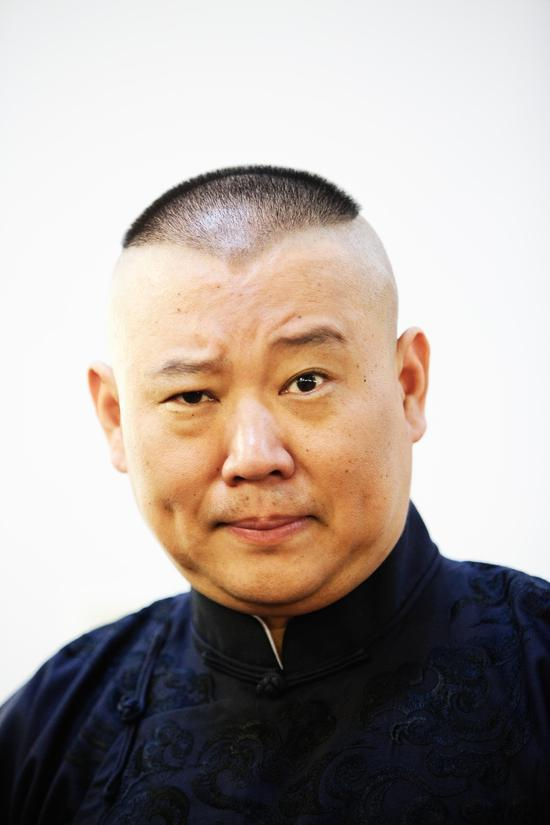
#> input picture datas/face1.jpg, 550 x 825 px, given in place of face6.jpg, which was not available
$ jupyter execute '18-笑脸检测.ipynb'   (shell and % lines are left out)   (text cells are left out)
#> lines starting #> are read from the running program, lines starting #| are printed output that depends on the picture; pictures that were not available may be replaced by others from this repository, and a replacement may not be noted
[cell 1]
import numpy as np
import cv2
from scipy import ndimage
import matplotlib.pyplot as plt

[cell 2]
f1 = cv2.cvtColor(cv2.imread('../datas/face6.jpg'),cv2.COLOR_BGR2RGB)
f1_gray = cv2.imread('../datas/face6.jpg',0)
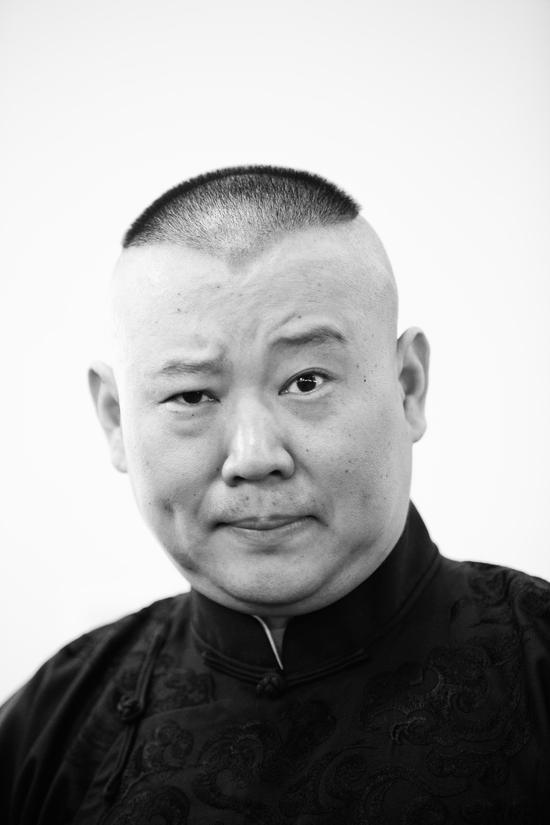
#> f1_gray: shape (825, 550); min 0, max 255, mean 164.9
f2 = cv2.cvtColor(cv2.imread('../datas/face5.jpg'),cv2.COLOR_BGR2RGB)
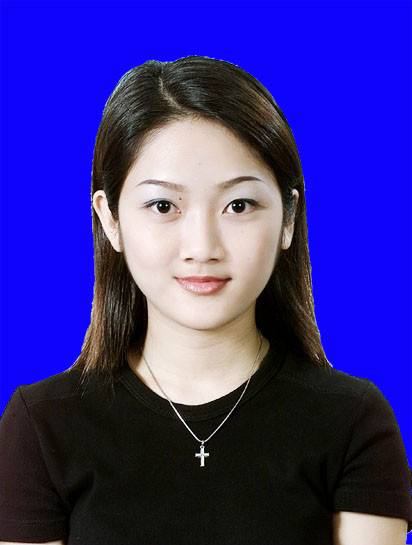
#> input picture datas/face5.jpg, 412 x 545 px
f2_gray = cv2.imread('../datas/face5.jpg',0)
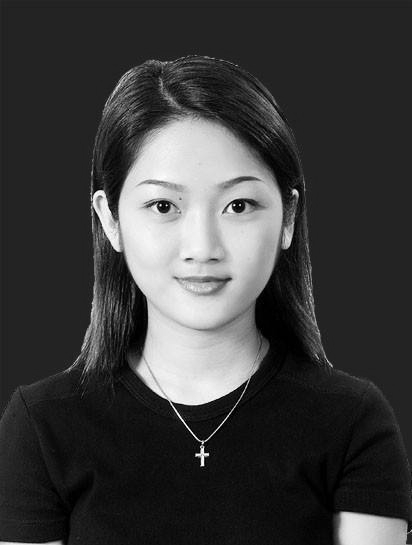
#> f2_gray: shape (545, 412); min 0, max 255, mean 60

[cell 3]
face_csc = cv2.CascadeClassifier('../datas/haarcascade_smile.xml')

[cell 4]
faces = face_csc.detectMultiScale(f2_gray)
#> faces = [[176, 49, 51, 25], [138, 49, 56, 28], [146, 75, 101, 50], [242, 97, 41, 20], [155, 258, 90, 45], [158, 37, 87, 43], [132, 179, 138, 69], [45, 299, 314, 157]]

[cell 5]
for (x, y, w, h) in faces:
    cv2.rectangle(f2, (x,y), (x+w, y+h), (0,255,0), 2)
#> this loop made 8 passes
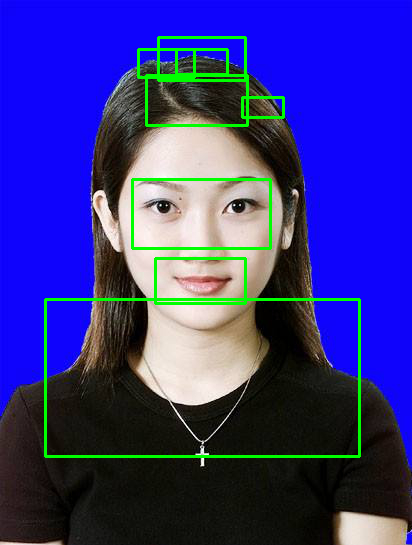
#> f2: shape (545, 412, 3); mean R, G, B 52.7, 51.8, 139
